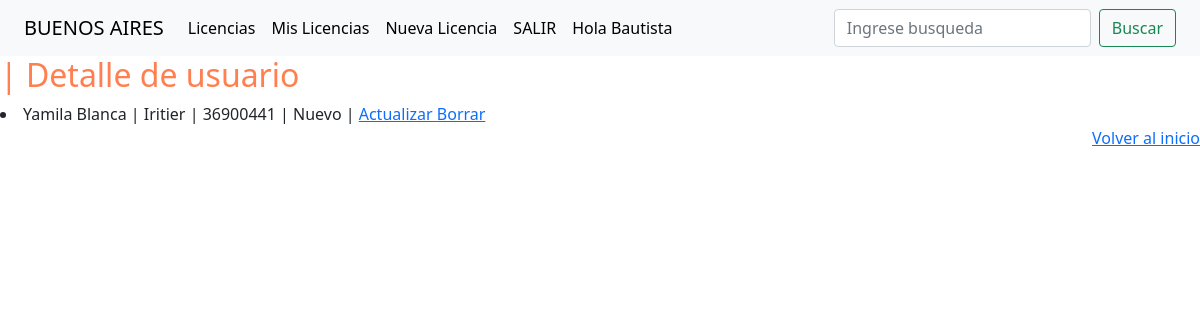
Screenshot of /licencia/detalle/4 (signed in) with the database file from the repository.
### Licencia/models.py (models this page shows, shortened)
class Licencias(models.Model):                                                                           # Heredamos propiedades del model
    nombre = models.CharField(max_length=100)
    apellido =  models.CharField(max_length=100)
    documento =  models.CharField(max_length=100)
    motivo =  models.CharField(max_length=100, choices=MOTIVO, default= MOTIVO_NUEVO)
    foto = models.ImageField(null=True, blank=True , upload_to='mi_licencia')
    id_usuario = models.ForeignKey(to=User, on_delete=models.CASCADE, related_name='id_usuario')

### Licencia/views.py (the view)
# urls.py: path('licencia/detalle/<pk>', LicenciasDetail.as_view(), name='licencia-detalle'),
class LicenciasDetail(LoginRequiredMixin, DetailView):
    model = Licencias
    context_object_name = 'usuario'

### Licencia/templates/Licencia/licencias_detail.html
{% extends 'Licencia/indice.html' %}
{% load static %}
{% block central %}
    <h2 style="color: coral;">| Detalle de usuario  </h2>
    <div>
        <li>
        {{usuario.nombre}}  |  {{usuario.apellido}}  |  {{usuario.documento}}  |  {{usuario.motivo}}  |
        <a href="{% url 'licencia-actualizar' usuario.id %}">Actualizar </a>
        <a href="{% url 'licencia-borrar' usuario.id %}">Borrar</a>
        </li>
    </div>
{% endblock %}

### Licencia/templates/Licencia/indice.html (shortened to what this page needs)
<!DOCTYPE html>
<html lang="en">
    {% load static %}
<head>
    <link href="https://cdn.jsdelivr.net/npm/bootstrap@5.3.0-alpha3/dist/css/bootstrap.min.css" rel="stylesheet">
    <link href="https://cdn.jsdelivr.net/npm/bootstrap@5.0.0-beta1/dist/css/bootstrap.min.css" rel="stylesheet">
    <nav class="navbar navbar-expand-lg bg-body-tertiary" >
        <div class="container-fluid">
            <a class="navbar-brand" href="{% url 'indice' %}">BUENOS AIRES </a>
          <div class="collapse navbar-collapse" id="navbarSupportedContent">
                <ul class="navbar-nav me-auto mb-2 mb-lg-0">
                    {% if user.is_authenticated %}
                        <li class="nav-item">
                            <a class="nav-link active" aria-current="page" href="{% url 'licencia-lista' %}">Licencias</a>
                        </li>
                        <li class="nav-item">
                            <a class="nav-link active" aria-current="page" href="{% url 'licencia-mine' %}">Mis Licencias</a>
                        </li>
                        <li class="nav-item">
                            <a class="nav-link active" href='{% url 'licencia-crear' %}'>Nueva Licencia</a>
                        </li>
                        <li class="nav-item">
                            <a class="nav-link active" href='{% url 'logout' %}'>SALIR</a>
                        </li>
                        <li class="nav-item">
                            <a class="nav-link active" href='{% url 'indice' %}'>Hola {{user.username}}</a>
                        </li>
                    {% endif %}
                </ul>
                {% if user.is_authenticated %}
                    <form action="{% url 'licencia-buscar' %}" class="d-flex" role="search">
                        <input class="form-control me-2" name="criterio"  type="search" placeholder="Ingrese busqueda" aria-label="Search">
                        <button class="btn btn-outline-success" type="submit">Buscar</button>
                    </form>
                {% endif %}
            </div>
        </div>
    </nav>
</head>
</html>
<body>
    {% block central %}{% endblock %}
    <footer>
        <div style="text-align: right;" >
            <a href="{% url 'indice' %}">Volver al inicio</a>
        </div>
    </footer>
</body>
</html>

### rows the page displays
Licencias: nombre "Yamila Blanca", apellido "Iritier", documento "36900441", motivo "Nuevo"

### other values shown
{{ user.username }} "Bautista"
